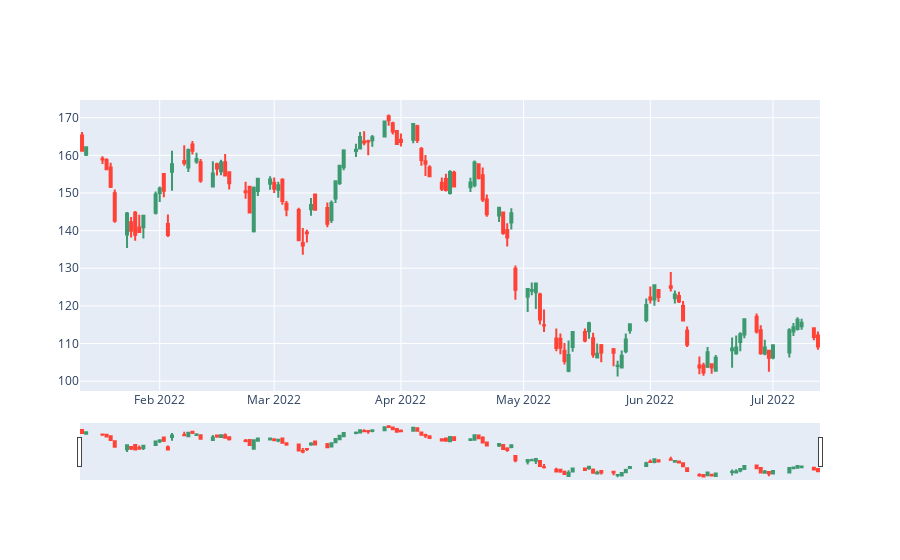

Notebook code cell kept with this figure:
### Markdown cell above
_Here's my personal favorite, and with any stock dataframe and plot, you have to have a candlestick chart, this one is Apple_

### Code cell
open_data = x['AMZN_OPEN']
high_data = x['AMZN_HIGH']
low_data = x['AMZN_LOW']
close_data = x['AMZN_CLOSE']
dates = x['Date']

fig = go.Figure(data=[go.Candlestick(x=dates, open=open_data,
                     high=high_data, 
                     low=low_data, 
                     close=close_data)])

                     
fig.show()
